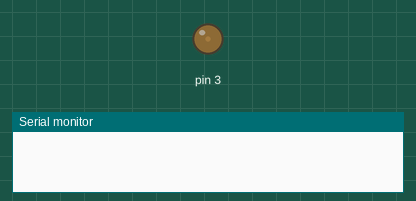
The sketch below on a simulated Arduino Uno, built with avr-gcc and run on an emulated ATmega328P. Shown: output pins drawn as LEDs (lit = HIGH), the last lines printed to the serial monitor.

Above: at 0.05 s.
At 12.05 s:
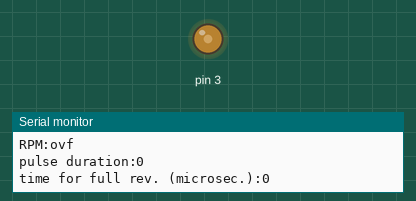
At 21.05 s:
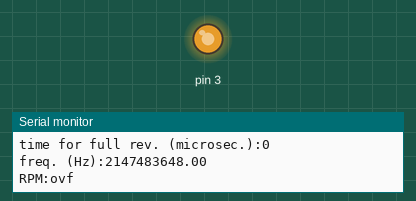
At 30.05 s:
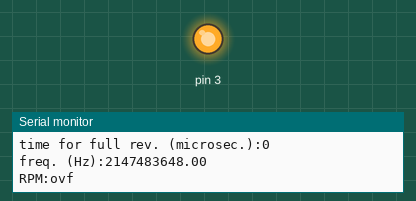
Timing chart, 0 to 39.1 s (numbered marks = the images above):
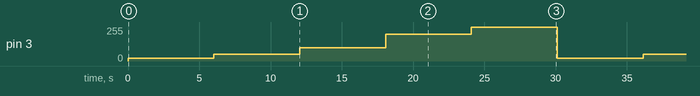

Measured:
- by itself, pin 3: repeats every 30.1 s: 50/255 6.0 s, 100/255 6.0 s, 200/255 6.0 s, 255/255 6.0 s, 20/255 6.0 s

The sketch:

bad_clock.ino
```cpp
int fanPulse = 0;
unsigned long pulseDuration;

void setup()
{
Serial.begin(9600);
pinMode(fanPulse, INPUT);
digitalWrite(fanPulse,HIGH);
}

void readPulse() {
pulseDuration = pulseIn(fanPulse, LOW);
double frequency = 1000000/pulseDuration;

Serial.print("pulse duration:");
Serial.println(pulseDuration);

Serial.print("time for full rev. (microsec.):");
Serial.println(pulseDuration*2);
Serial.print("freq. (Hz):");
Serial.println(frequency/2);
Serial.print("RPM:");
Serial.println(frequency/2*60);

}

void loop()
{
analogWrite(3,20);
delay(5000);
readPulse();
analogWrite(3,50);
delay(5000);
readPulse();
analogWrite(3,100);
delay(5000);
readPulse();
analogWrite(3,200);
delay(5000);
readPulse();
analogWrite(3,255);
delay(5000);
readPulse();
}
```
